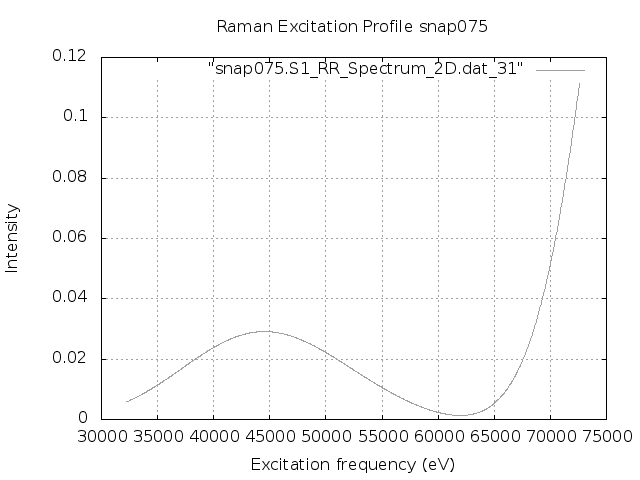

Recreate this plot in gnuplot.
set terminal png
set output "snap075.S1.REP_frozen.png"
set xlabel 'Excitation frequency (eV)'
set ylabel 'Intensity'
set title "Raman Excitation Profile snap075"
set grid
set autoscale
plot "snap075.S1_RR_Spectrum_2D.dat_31" with lines lc "blue"
exit
